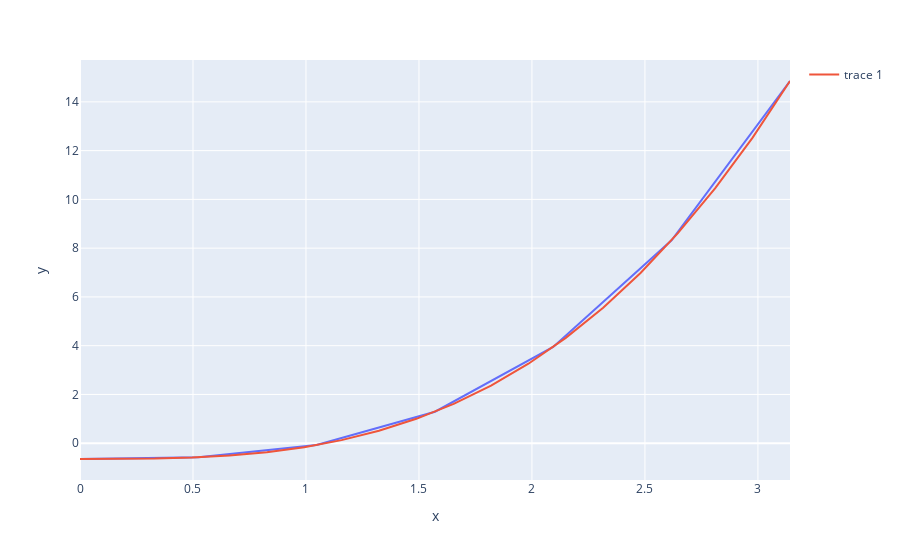

The code cell stored with this chart in its notebook:
### Code cell
x, y, p = read_xypdata("data/tmp42")

x_pred = np.linspace(min(x), max(x), 20)
y_pred = [LeastSquare(x, y, p, 2, xi) for xi in x_pred]

fig = px.line(x=x, y=y)
fig.add_trace(go.Scatter(x=x_pred, y=y_pred))
fig.show()

### Figure 1 — Plotly figure (JSON) as saved in the notebook; plotly's stock layout.template omitted (floating-point values rounded to 4 significant figures)
{"data": [{"hovertemplate": "x=%{x}<br>y=%{y}<extra></extra>", "legendgroup": "", "line": {"color": "#636efa", "dash": "solid"}, "marker": {"symbol": "circle"}, "mode": "lines", "name": "", "orientation": "v", "showlegend": false, "type": "scatter", "x": [0, 0.524, 1.047, 1.571, 2.094, 2.618, 3.142], "xaxis": "x", "y": [-0.648, -0.576, -0.074, 1.29, 3.946, 8.324, 14.86], "yaxis": "y"}, {"type": "scatter", "x": [0, 0.1654, 0.3307, 0.4961, 0.6615, 0.8268, 0.9922, 1.158, 1.323, 1.488, 1.654, 1.819, 1.984, 2.15, 2.315, 2.481, 2.646, 2.811, 2.977, 3.142], "y": [-0.646, -0.6455, -0.6309, -0.5886, -0.5053, -0.3674, -0.1615, 0.1261, 0.5088, 1.0, 1.613, 2.362, 3.26, 4.321, 5.558, 6.984, 8.614, 10.46, 12.54, 14.86]}], "layout": {"legend": {"tracegroupgap": 0}, "margin": {"t": 60}, "xaxis": {"anchor": "y", "domain": [0, 1], "title": {"text": "x"}}, "yaxis": {"anchor": "x", "domain": [0, 1], "title": {"text": "y"}}}}
